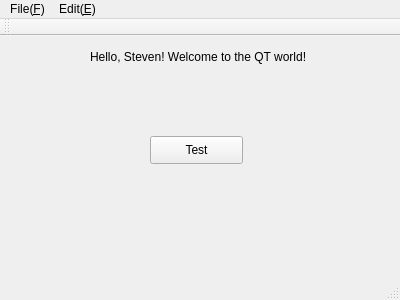
<?xml version="1.0" encoding="UTF-8"?>
<ui version="4.0">
 <class>MainWindow</class>
 <widget class="QMainWindow" name="MainWindow">
  <property name="geometry">
   <rect>
    <x>0</x>
    <y>0</y>
    <width>400</width>
    <height>300</height>
   </rect>
  </property>
  <property name="windowTitle">
   <string>MainWindow</string>
  </property>
  <widget class="QWidget" name="centralWidget">
   <widget class="QLabel" name="label">
    <property name="geometry">
     <rect>
      <x>90</x>
      <y>10</y>
      <width>241</width>
      <height>21</height>
     </rect>
    </property>
    <property name="text">
     <string>Hello, Steven! Welcome to the QT world!</string>
    </property>
   </widget>
   <widget class="QPushButton" name="pushButton_test">
    <property name="geometry">
     <rect>
      <x>150</x>
      <y>100</y>
      <width>93</width>
      <height>28</height>
     </rect>
    </property>
    <property name="text">
     <string>Test</string>
    </property>
   </widget>
  </widget>
  <widget class="QMenuBar" name="menuBar">
   <property name="geometry">
    <rect>
     <x>0</x>
     <y>0</y>
     <width>400</width>
     <height>26</height>
    </rect>
   </property>
   <widget class="QMenu" name="menuFile">
    <property name="title">
     <string>File(&amp;F)</string>
    </property>
    <addaction name="actionNew_N"/>
   </widget>
   <widget class="QMenu" name="menuEdit_E">
    <property name="title">
     <string>Edit(&amp;E)</string>
    </property>
   </widget>
   <addaction name="menuFile"/>
   <addaction name="menuEdit_E"/>
  </widget>
  <widget class="QToolBar" name="mainToolBar">
   <attribute name="toolBarArea">
    <enum>TopToolBarArea</enum>
   </attribute>
   <attribute name="toolBarBreak">
    <bool>false</bool>
   </attribute>
  </widget>
  <widget class="QStatusBar" name="statusBar"/>
  <action name="actionNew_N">
   <property name="text">
    <string>New(&amp;N)</string>
   </property>
  </action>
 </widget>
 <layoutdefault spacing="6" margin="11"/>
 <resources/>
 <connections>
  <connection>
   <sender>pushButton_test</sender>
   <signal>clicked()</signal>
   <receiver>MainWindow</receiver>
   <slot>test_click()</slot>
   <hints>
    <hint type="sourcelabel">
     <x>197</x>
     <y>155</y>
    </hint>
    <hint type="destinationlabel">
     <x>289</x>
     <y>212</y>
    </hint>
   </hints>
  </connection>
 </connections>
 <slots>
  <slot>test_click()</slot>
 </slots>
</ui>
